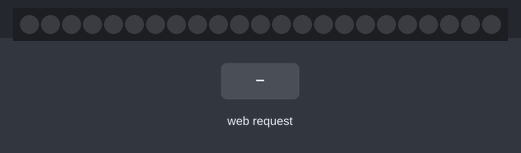
Recording of a sketch running on a simulated ESP32. Shown: 23 RGB LEDs in strip order, left to right. The inputs (shaded band) are chosen by the test bench. WiFi joins after 1.5 s; servers stay silent unless stated; what the sketch prints to the serial monitor is not drawn.

Above: at 2.7 s.
2.8 s: HTTP request GET /b received
5.6 s: HTTP request GET /on received
At 6.7 s:
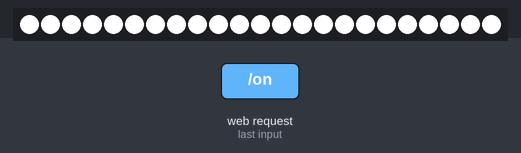
7.1 s: HTTP request GET /b received
At 7.62 s:
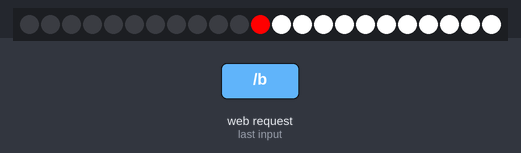
Timing chart, 0 to 10.1 s (numbered marks = the images above; inputs shaded):
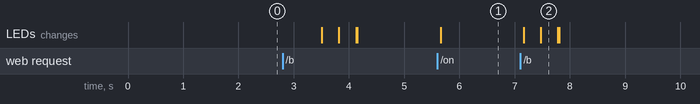

The sketch:

smart-lamp.ino
```cpp
#include <WiFi.h>
#include <FastLED.h>
WiFiServer espServer(80);

#include "time.h"

const char* ssid = "VIVOFIBRA-E248";
const char* password = "4C39C6681F";

String request;
boolean currentLineIsBlank = true;

#define LED_PIN     13
#define NUM_LEDS    23
#define BRIGHTNESS  64
#define LED_TYPE    WS2811
#define COLOR_ORDER GRB


CRGB leds[NUM_LEDS];
#define DATA_PIN 13


void printLocalTime()
{
  struct tm timeinfo;
  if (!getLocalTime(&timeinfo)) {
    Serial.println("Failed to obtain time");
    return;
  }
  Serial.println(&timeinfo, "%A, %B %d %Y %H:%M:%S");
}

void setup()
{
  Serial.begin(115200);

  //connect to WiFi
  Serial.printf("Connecting to %s ", ssid);
  WiFi.begin(ssid, password);
  while (WiFi.status() != WL_CONNECTED) {
    delay(500);
    Serial.print(".");
  }
  Serial.print("Connected. IP=");
  Serial.println(WiFi.localIP());

  espServer.begin(); /* Start the HTTP web Server */

  FastLED.addLeds<WS2811, DATA_PIN, RGB>(leds, NUM_LEDS);
}

void loop()
{
  delay(1000);

  WiFiClient client = espServer.available(); /* Check if a client is available */

  if (!client)
  {
    return;
  }

  while (client.connected())
  {
    if (client.available())
    {
      char c = client.read();
      request += c;
      Serial.write(c);
      if (c == '\n' && currentLineIsBlank)
      {
        if (request.indexOf("/on") != -1)
        {
          turnOnByColor(CRGB::White);
        }

        if (request.indexOf("/off") != -1)
        {
          turnOnByColor(CRGB::Black);
        }

        if (request.indexOf("/b") != -1)
        {
          animateByColor(CRGB::Red);
        }

        client.println("HTTP/1.1 200 OK");
        client.println("Content-Type: text/html");
        client.println("Connection: close");
        client.println(); //  IMPORTANT
        break;
      }

      if (c == '\n')
      {
        currentLineIsBlank = true;
      }
      else if (c != '\r')
      {
        currentLineIsBlank = false;
      }
    }
  }

  delay(500);
  request = "";
  client.stop();
  Serial.println("Client disconnected");
  Serial.print("\n");
}

void animateByColor(struct CRGB color)
{
  for (int i = 0; i < NUM_LEDS; i++)
  {
    leds[i] = color;
    FastLED.show();
    delay(25);

    leds[i] = CRGB::Black;
    FastLED.show();
  }
}

void turnOnByColor(struct CRGB color)
{
  for (int i = 0; i < NUM_LEDS; i++)
  {
    leds[i] = color;
  }

  FastLED.show();
}
```

Measured:
- after the input at 5.6 s, the LEDs: change after 0.06 s (image 1)
- after the input at 7.1 s, the LEDs: first change after 0.06 s (image 2 shows a later state)
